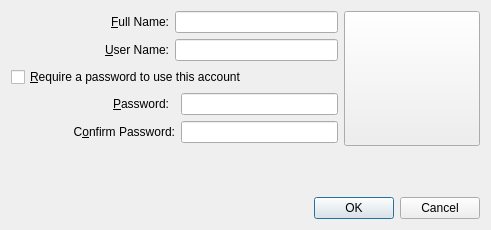
<?xml version="1.0" encoding="UTF-8"?>
<ui version="4.0">
 <class>CreateLocalAccountDialog</class>
 <widget class="QDialog" name="CreateLocalAccountDialog">
  <property name="geometry">
   <rect>
    <x>0</x>
    <y>0</y>
    <width>491</width>
    <height>230</height>
   </rect>
  </property>
  <property name="windowTitle">
   <string>Create Local Account</string>
  </property>
  <layout class="QVBoxLayout" name="verticalLayout_2">
   <item>
    <layout class="QHBoxLayout" name="horizontalLayout">
     <item>
      <layout class="QGridLayout" name="gridLayout">
       <item row="0" column="0">
        <widget class="QLabel" name="label">
         <property name="sizePolicy">
          <sizepolicy hsizetype="MinimumExpanding" vsizetype="Preferred">
           <horstretch>0</horstretch>
           <verstretch>0</verstretch>
          </sizepolicy>
         </property>
         <property name="text">
          <string>&amp;Full Name:</string>
         </property>
         <property name="alignment">
          <set>Qt::AlignRight|Qt::AlignTrailing|Qt::AlignVCenter</set>
         </property>
         <property name="buddy">
          <cstring>fullName</cstring>
         </property>
        </widget>
       </item>
       <item row="0" column="1" colspan="2">
        <widget class="QLineEdit" name="fullName">
         <property name="sizePolicy">
          <sizepolicy hsizetype="Expanding" vsizetype="Fixed">
           <horstretch>0</horstretch>
           <verstretch>0</verstretch>
          </sizepolicy>
         </property>
        </widget>
       </item>
       <item row="1" column="0">
        <widget class="QLabel" name="label_2">
         <property name="sizePolicy">
          <sizepolicy hsizetype="MinimumExpanding" vsizetype="Preferred">
           <horstretch>0</horstretch>
           <verstretch>0</verstretch>
          </sizepolicy>
         </property>
         <property name="text">
          <string>&amp;User Name:</string>
         </property>
         <property name="alignment">
          <set>Qt::AlignRight|Qt::AlignTrailing|Qt::AlignVCenter</set>
         </property>
         <property name="buddy">
          <cstring>userName</cstring>
         </property>
        </widget>
       </item>
       <item row="1" column="1" colspan="2">
        <widget class="QLineEdit" name="userName">
         <property name="sizePolicy">
          <sizepolicy hsizetype="Expanding" vsizetype="Fixed">
           <horstretch>0</horstretch>
           <verstretch>0</verstretch>
          </sizepolicy>
         </property>
        </widget>
       </item>
       <item row="2" column="0" colspan="3">
        <widget class="QCheckBox" name="requirePassword">
         <property name="text">
          <string>&amp;Require a password to use this account</string>
         </property>
        </widget>
       </item>
       <item row="3" column="0">
        <widget class="QLabel" name="label_3">
         <property name="sizePolicy">
          <sizepolicy hsizetype="MinimumExpanding" vsizetype="Preferred">
           <horstretch>0</horstretch>
           <verstretch>0</verstretch>
          </sizepolicy>
         </property>
         <property name="text">
          <string>&amp;Password:</string>
         </property>
         <property name="alignment">
          <set>Qt::AlignRight|Qt::AlignTrailing|Qt::AlignVCenter</set>
         </property>
         <property name="buddy">
          <cstring>password1</cstring>
         </property>
        </widget>
       </item>
       <item row="3" column="2">
        <widget class="QLineEdit" name="password1">
         <property name="sizePolicy">
          <sizepolicy hsizetype="Expanding" vsizetype="Fixed">
           <horstretch>0</horstretch>
           <verstretch>0</verstretch>
          </sizepolicy>
         </property>
         <property name="echoMode">
          <enum>QLineEdit::Password</enum>
         </property>
        </widget>
       </item>
       <item row="4" column="0" colspan="2">
        <widget class="QLabel" name="label_4">
         <property name="sizePolicy">
          <sizepolicy hsizetype="MinimumExpanding" vsizetype="Preferred">
           <horstretch>0</horstretch>
           <verstretch>0</verstretch>
          </sizepolicy>
         </property>
         <property name="text">
          <string>C&amp;onfirm Password:</string>
         </property>
         <property name="alignment">
          <set>Qt::AlignRight|Qt::AlignTrailing|Qt::AlignVCenter</set>
         </property>
         <property name="buddy">
          <cstring>password2</cstring>
         </property>
        </widget>
       </item>
       <item row="4" column="2">
        <widget class="QLineEdit" name="password2">
         <property name="sizePolicy">
          <sizepolicy hsizetype="Expanding" vsizetype="Fixed">
           <horstretch>0</horstretch>
           <verstretch>0</verstretch>
          </sizepolicy>
         </property>
         <property name="echoMode">
          <enum>QLineEdit::Password</enum>
         </property>
        </widget>
       </item>
       <item row="5" column="0">
        <spacer name="verticalSpacer">
         <property name="orientation">
          <enum>Qt::Vertical</enum>
         </property>
         <property name="sizeHint" stdset="0">
          <size>
           <width>20</width>
           <height>40</height>
          </size>
         </property>
        </spacer>
       </item>
      </layout>
     </item>
     <item>
      <layout class="QVBoxLayout" name="verticalLayout">
       <item>
        <widget class="QToolButton" name="avatar">
         <property name="text">
          <string/>
         </property>
         <property name="icon">
          <iconset theme="avatar-default"/>
         </property>
         <property name="iconSize">
          <size>
           <width>128</width>
           <height>128</height>
          </size>
         </property>
        </widget>
       </item>
       <item>
        <spacer name="verticalSpacer_2">
         <property name="orientation">
          <enum>Qt::Vertical</enum>
         </property>
         <property name="sizeHint" stdset="0">
          <size>
           <width>20</width>
           <height>40</height>
          </size>
         </property>
        </spacer>
       </item>
      </layout>
     </item>
    </layout>
   </item>
   <item>
    <widget class="QDialogButtonBox" name="buttonBox">
     <property name="orientation">
      <enum>Qt::Horizontal</enum>
     </property>
     <property name="standardButtons">
      <set>QDialogButtonBox::Cancel|QDialogButtonBox::Ok</set>
     </property>
    </widget>
   </item>
  </layout>
 </widget>
 <resources/>
 <connections>
  <connection>
   <sender>buttonBox</sender>
   <signal>accepted()</signal>
   <receiver>CreateLocalAccountDialog</receiver>
   <slot>accept()</slot>
   <hints>
    <hint type="sourcelabel">
     <x>248</x>
     <y>254</y>
    </hint>
    <hint type="destinationlabel">
     <x>157</x>
     <y>274</y>
    </hint>
   </hints>
  </connection>
  <connection>
   <sender>buttonBox</sender>
   <signal>rejected()</signal>
   <receiver>CreateLocalAccountDialog</receiver>
   <slot>reject()</slot>
   <hints>
    <hint type="sourcelabel">
     <x>316</x>
     <y>260</y>
    </hint>
    <hint type="destinationlabel">
     <x>286</x>
     <y>274</y>
    </hint>
   </hints>
  </connection>
 </connections>
</ui>
